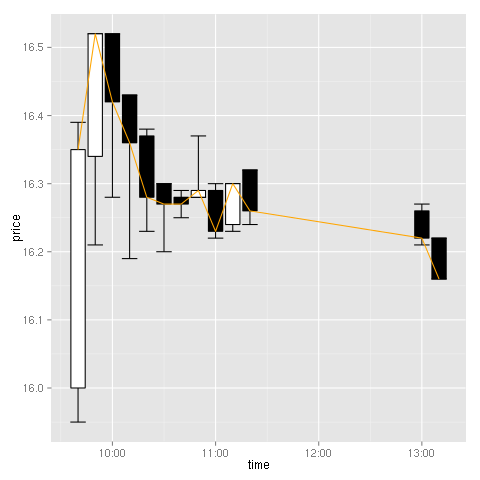

This figure's R source:
#!/usr/local/bin/Rscript

library("ggplot2")

mydat = read.table(pipe("sed '1!s, ,\\/,' 1.txt"), head=TRUE)
mydat$time = as.POSIXct(as.character(mydat$time), format="%d/%m/%Y/%H:%M")
png("candlestick.png")
ggplot(mydat) + geom_errorbar(aes(x=time,ymax=high,ymin=low)) + geom_rect(aes(xmin=time-250, xmax=time+250, ymax=ifelse(open>close, open, close), ymin=ifelse(open>close, close, open), fill=ifelse(open>close,"white","black")), colour="black") + scale_fill_identity() + geom_line(aes(x=time, y=close), colour="orange")+ylab("price")
dev.off()
system("feh candlestick.png")
